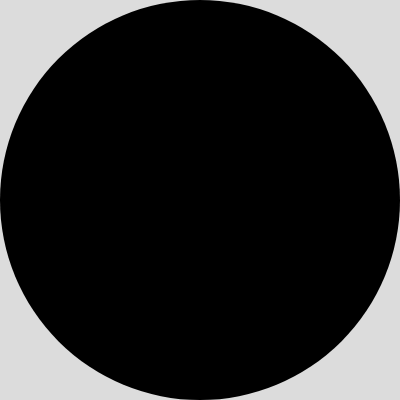
Frame 1 (no input)
Frame 60 (no input): identical to frame 1, image omitted
Frame 120 (the mouse pressed at the canvas centre since frame 60): identical to frame 1, image omitted

The p5.js sketch that drew this single still picture (run headless with seeded random() and noise() and a simulated clock; from frame 60 on, the mouse is pressed at the canvas centre):

// p5.js sketch
// ── sketch.js
let size=400;

function setup() {
  createCanvas(size, size);
}

function draw() {
  background(220);
  
  fill(0);
  noStroke();
  ellipse(size/2,size/2,size,size)
}
